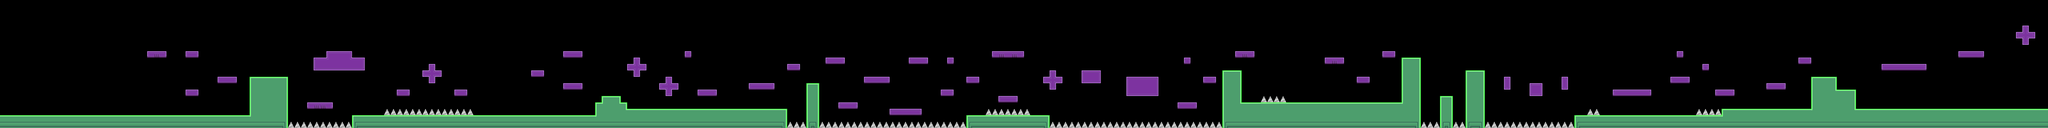

A level layout from a 2D game, rendered from its tile map. Below: a short description, then the map file with tile-grid data replaced by summaries:
An orthogonal 320x20 tile map with 40x40 px tiles, 2 tile layers (Platform, Thorn), 11 tilesets and 212 objects.

<map version="1.0" orientation="orthogonal" width="320" height="20" tilewidth="40" tileheight="40">
 <tileset firstgid="1" name="tileset_360-280" tilewidth="40" tileheight="40">
  <image source="../../images/tileset_360-280.png" width="360" height="280" />
 </tileset>
 <tileset firstgid="64" name="powerlife_42-42" tilewidth="42" tileheight="42">
  <image source="../../images/powerlife_42-42.png" width="42" height="42" />
 </tileset>
 <tileset firstgid="65" name="powerstar_42-42" tilewidth="42" tileheight="42">
  <image source="../../images/powerstar_42-42.png" width="42" height="42" />
 </tileset>
 <tileset firstgid="66" name="coin_36-36" tilewidth="36" tileheight="36">
  <image source="../../images/coin_36-36.png" width="36" height="36" />
 </tileset>
 <tileset firstgid="67" name="Cruella_305-97-5" tilewidth="61" tileheight="97">
  <image source="../../spritesheets/Cruella_305-97-5.png" width="305" height="97" />
 </tileset>
 <tileset firstgid="72" name="Freddy_472-95-8" tilewidth="59" tileheight="95">
  <image source="../../spritesheets/Freddy_472-95-8.png" width="472" height="97" />
 </tileset>
 <tileset firstgid="80" name="Hannibal_432-97-8" tilewidth="54" tileheight="97">
  <image source="../../spritesheets/Hannibal_432-97-8.png" width="432" height="97" />
 </tileset>
 <tileset firstgid="88" name="Jason_400-97-8" tilewidth="50" tileheight="97">
  <image source="../../spritesheets/Jason_400-97-8.png" width="400" height="97" />
 </tileset>
 <tileset firstgid="96" name="Joker_448-97-8" tilewidth="56" tileheight="97">
  <image source="../../spritesheets/Joker_448-97-8.png" width="448" height="97" />
 </tileset>
 <tileset firstgid="104" name="Vader_1500-217-10" tilewidth="150" tileheight="217">
  <image source="../../spritesheets/Vader_1500-217-10.png" width="1500" height="217" />
 </tileset>
 <tileset firstgid="114" name="Thorn_40-40" tilewidth="40" tileheight="40">
  <image source="../../images/Thorn_40-40.png" width="40" height="40" />
 </tileset>
 <layer name="Platform" width="320" height="20">
  <data>[6400 cells, 979 non-empty, 45 distinct tile ids]</data>
 </layer>
 <layer name="Thorn" width="320" height="20">
  <data>[6400 cells, 113 non-empty, 1 distinct tile ids]</data>
 </layer>
 <objectgroup name="PowerLife" width="320" height="20">
  <object gid="64" x="955" y="289" />
  <object gid="64" x="5720" y="280" />
 </objectgroup>
 <objectgroup name="PowerStar" width="320" height="20">
  <object gid="65" x="7755" y="282" />
  <object gid="65" x="3555" y="273" />
 </objectgroup>
 <objectgroup name="Coins" width="320" height="20">
  <object gid="66" x="1120" y="304" />
  <object gid="66" x="1175" y="280" />
  <object gid="66" x="1229" y="304" />
  <object gid="66" x="1919" y="599" />
  <object gid="66" x="1960" y="600" />
  <object gid="66" x="2000" y="600" />
  <object gid="66" x="2040" y="600" />
  <object gid="66" x="1560" y="409" />
  <object gid="66" x="1760" y="409" />
  <object gid="66" x="1598" y="348" />
  <object gid="66" x="1721" y="348" />
  <object gid="66" x="400" y="680" />
  <object gid="66" x="440" y="680" />
  <object gid="66" x="480" y="680" />
  <object gid="66" x="520" y="680" />
  <object gid="66" x="560" y="680" />
  <object gid="66" x="640" y="680" />
  <object gid="66" x="600" y="680" />
  <object gid="66" x="1200" y="520" />
  <object gid="66" x="1400" y="440" />
  <object gid="66" x="2120" y="280" />
  <object gid="66" x="2040" y="280" />
  <object gid="66" x="2080" y="280" />
  <object gid="66" x="2160" y="280" />
  <object gid="66" x="2347" y="639" />
  <object gid="66" x="2385" y="579" />
  <object gid="66" x="2678" y="343" />
  <object gid="66" x="2443" y="531" />
  <object gid="66" x="2918" y="531" />
  <object gid="66" x="2978" y="574" />
  <object gid="66" x="3021" y="642" />
  <object gid="66" x="3320" y="400" />
  <object gid="66" x="3360" y="400" />
  <object gid="66" x="3560" y="480" />
  <object gid="66" x="4751" y="494" />
  <object gid="66" x="4705" y="446" />
  <object gid="66" x="4638" y="401" />
  <object gid="66" x="4562" y="401" />
  <object gid="66" x="4495" y="443" />
  <object gid="66" x="4453" y="503" />
  <object gid="66" x="4280" y="280" />
  <object gid="66" x="4160" y="440" />
  <object gid="66" x="3960" y="320" />
  <object gid="66" x="5160" y="320" />
  <object gid="66" x="5200" y="320" />
  <object gid="66" x="5240" y="320" />
  <object gid="66" x="4920" y="360" />
  <object gid="66" x="4960" y="360" />
  <object gid="66" x="5680" y="320" />
  <object gid="66" x="5720" y="320" />
  <object gid="66" x="5720" y="320" />
  <object gid="66" x="5760" y="320" />
  <object gid="66" x="5600" y="640" />
  <object gid="66" x="5640" y="640" />
  <object gid="66" x="5680" y="640" />
  <object gid="66" x="6240" y="280" />
  <object gid="66" x="6320" y="280" />
  <object gid="66" x="6800" y="400" />
  <object gid="66" x="7120" y="400" />
  <object gid="66" x="7160" y="400" />
  <object gid="66" x="7160" y="440" />
  <object gid="66" x="7120" y="440" />
  <object gid="66" x="7400" y="320" />
  <object gid="66" x="1400" y="400" />
  <object gid="66" x="1400" y="360" />
  <object gid="66" x="1920" y="560" />
  <object gid="66" x="1960" y="560" />
  <object gid="66" x="2000" y="560" />
  <object gid="66" x="2040" y="560" />
  <object gid="66" x="3320" y="360" />
  <object gid="66" x="3360" y="360" />
  <object gid="66" x="3560" y="440" />
  <object gid="66" x="4920" y="320" />
  <object gid="66" x="4960" y="320" />
  <object gid="66" x="5160" y="280" />
  <object gid="66" x="5200" y="280" />
  <object gid="66" x="5240" y="280" />
  <object gid="66" x="8280" y="320" />
  <object gid="66" x="8320" y="320" />
  <object gid="66" x="8360" y="320" />
  <object gid="66" x="8360" y="280" />
  <object gid="66" x="8320" y="280" />
  <object gid="66" x="8280" y="280" />
  <object gid="66" x="8080" y="600" />
  <object gid="66" x="8120" y="600" />
  <object gid="66" x="8160" y="600" />
  <object gid="66" x="8200" y="600" />
  <object gid="66" x="8240" y="600" />
  <object gid="66" x="8240" y="600" />
  <object gid="66" x="8280" y="600" />
  <object gid="66" x="8320" y="600" />
  <object gid="66" x="8360" y="600" />
  <object gid="66" x="8400" y="600" />
  <object gid="66" x="8440" y="600" />
  <object gid="66" x="8484" y="441" />
  <object gid="66" x="8524" y="441" />
  <object gid="66" x="8623" y="280" />
  <object gid="66" x="8663" y="280" />
  <object gid="66" x="8703" y="280" />
  <object gid="66" x="8920" y="560" />
  <object gid="66" x="8920" y="680" />
  <object gid="66" x="9160" y="400" />
  <object gid="66" x="9200" y="400" />
  <object gid="66" x="9240" y="400" />
  <object gid="66" x="8920" y="640" />
  <object gid="66" x="8920" y="520" />
  <object gid="66" x="8920" y="480" />
  <object gid="66" x="8920" y="600" />
  <object gid="66" x="9160" y="360" />
  <object gid="66" x="9200" y="360" />
  <object gid="66" x="9240" y="360" />
  <object gid="66" x="9400" y="400" />
  <object gid="66" x="9400" y="360" />
  <object gid="66" x="9560" y="440" />
  <object gid="66" x="9600" y="440" />
  <object gid="66" x="9600" y="400" />
  <object gid="66" x="9560" y="400" />
  <object gid="66" x="9560" y="360" />
  <object gid="66" x="9600" y="360" />
  </objectgroup>
 <objectgroup name="Cruella" width="320" height="20">
  <!-- 4 objects omitted --></objectgroup>
 <objectgroup name="Freddy" width="320" height="20">
  <!-- 4 objects omitted --></objectgroup>
 <objectgroup name="Hannibal" width="320" height="20">
  <!-- 4 objects omitted --></objectgroup>
 <objectgroup name="Jason" width="320" height="20">
  <!-- 4 objects omitted --></objectgroup>
 <objectgroup name="Joker" width="320" height="20">
  <!-- 4 objects omitted --></objectgroup>
 <objectgroup name="Vader" width="320" height="20">
  <!-- 1 objects omitted --></objectgroup>
</map>
<!-- 89 of 212 objects omitted -->
